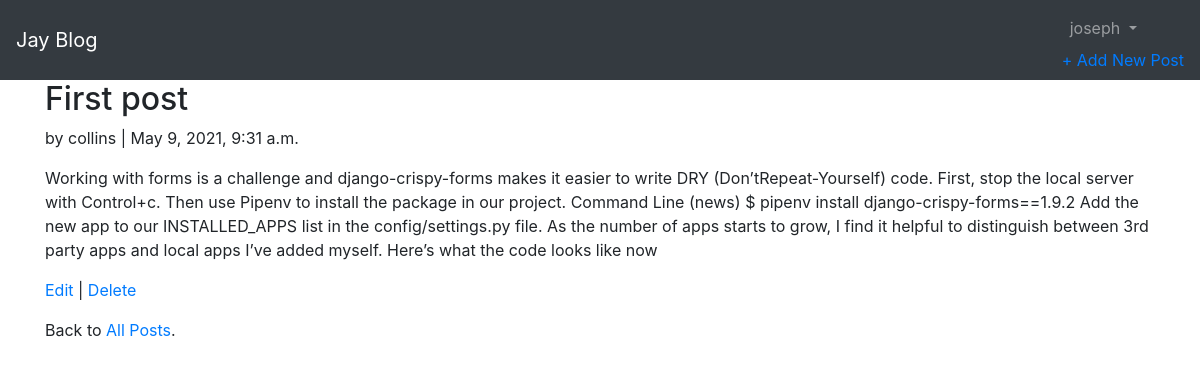
Page /blog/1/ (signed in) on the committed database.
### accounts/models.py (models this page shows)
class CustomUser(AbstractUser):
    age = models.PositiveIntegerField(null=True, blank=True)

### blog/models.py (models this page shows, shortened)
class Article(models.Model):
    title = models.CharField(max_length=255)
    body = models.TextField()
    date = models.DateTimeField(auto_now_add=True)
    author = models.ForeignKey(
    get_user_model(),
    on_delete=models.CASCADE,
    )

### blog/views.py (the view)
class ArticleDetailView(LoginRequiredMixin, DetailView):
    model = Article
    template_name = 'article_detail.html'
    def get_context_data(self, **kwargs):
        context = super().get_context_data(**kwargs)
        context['comments'] = Comment.objects.all
        return context

### templates/article_detail.html
{% extends 'base.html' %}
{% block content %}
  <div class="article-entry">
    <h2>{{ object.title }}</h2>
    <p>by {{ object.author }} | {{ object.date }}</p>
    <p>{{ object.body }}</p>
  </div>
  <p><a href="{% url 'article_edit' article.pk %}">Edit</a> | <a href="{% url 'article_delete' article.pk %}">Delete</a></p>
  <p>Back to <a href="{% url 'article_list' %}">All Posts</a>.</p>
{% endblock content %}

### templates/base.html (shortened to what this page needs)
{% load static %}
<!DOCTYPE html>
<html>
<head>
  <link rel="stylesheet" href="https://stackpath.bootstrapcdn.com/bootstrap/4.5.0/css/bootstrap.min.css">
</head>
<body>
  <nav class="navbar navbar-expand-lg navbar-dark bg-dark">
    <a class="navbar-brand" href="{% url 'home' %}">Jay Blog</a>
    <div class="collapse navbar-collapse" id="navbarSupportedContent">
      {% if user.is_authenticated %}
        <ul class="navbar-nav ml-auto">
          <li class="nav-item">
            <a class="nav-link dropdown-toggle" href="#" id="navbarDropdown" role="button" data-toggle="dropdown" aria-haspopup="true" aria-expanded="false">
              {{ user.username }}
            </a>
            <a href="{% url 'article_new' %}">+ Add New Post </a>
          </li>
        </ul>
      {% endif %}
    </div>
  </nav>
  <main>
    <div class="container">
      {% block content %}
      {% endblock content %}
    </div>
  </main>
</body>
</html>

### rows in the picture
CustomUser: username "joseph"
Article: title "First post", author "collins", date "May 9, 2021, 9:31 a.m.", body "Working with forms is a challenge and django-crispy-forms makes it easier to write DRY (Don’t\u0002Repeat-Yourself) code. First, stop the local server with Control+c. Then use Pipenv to install the package in our project. Command Line (news) $ pipenv install django-crispy-forms==1.9.2 Add the new app to our INSTALLED_APPS list in the config/settings.py file. As the number of apps starts to grow, I find it helpful to distinguish between 3rd party apps and local apps I’ve added myself. Here’s what the code looks like now"
